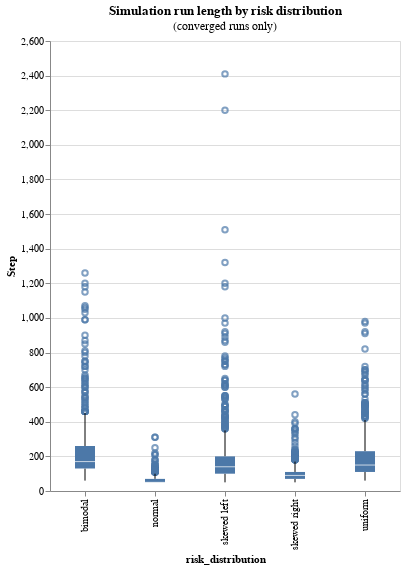

Write notebook code for a chart like this one.
### Code cell
alt.Chart(converged_df).mark_boxplot(size=20).encode(
    x='risk_distribution:N',
    y='Step',
).properties(
    title=alt.TitleParams(
        "Simulation run length by risk distribution",  
        subtitle="(converged runs only)"), 
    width=350, height=450)

### Figure 1 — Vega-Lite specification as saved in the notebook (floating-point values rounded to 4 significant figures; data arrays with more than 128 entries replaced by an {"elided": "..."} marker saying what was removed)
{"config": {"view": {"continuousWidth": 300, "continuousHeight": 300}}, "data": {"name": "data-a6c24cfee8353ef9932ea0bc76a5f6d9"}, "mark": {"type": "boxplot", "size": 20}, "encoding": {"x": {"field": "risk_distribution", "type": "nominal"}, "y": {"field": "Step", "type": "quantitative"}}, "height": 450, "title": {"text": "Simulation run length by risk distribution", "subtitle": "(converged runs only)"}, "width": 350, "$schema": "https://vega.github.io/schema/vega-lite/v5.20.1.json", "datasets": {"data-a6c24cfee8353ef9932ea0bc76a5f6d9": {"elided": "4594 records"}}}
